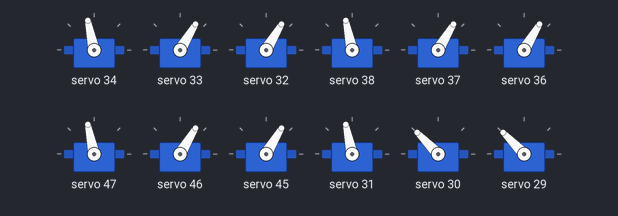
Recording of a sketch running on a simulated Arduino Uno, built with avr-gcc and run on an emulated ATmega328P. Parts: 12 × servo.

Above: at 0.05 s.
At 0.9 s:
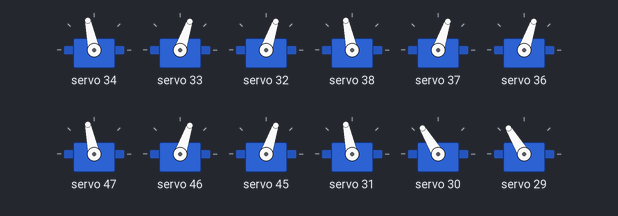
At 1.15 s:
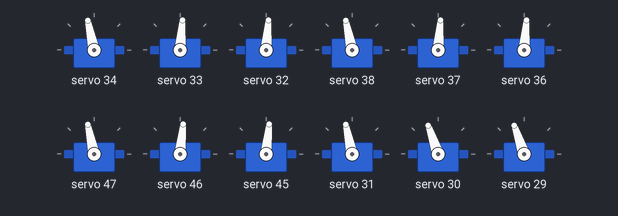
At 1.3 s:
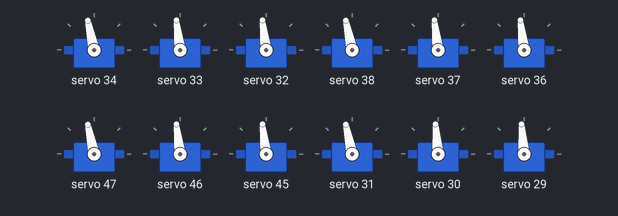
At 1.7 s:
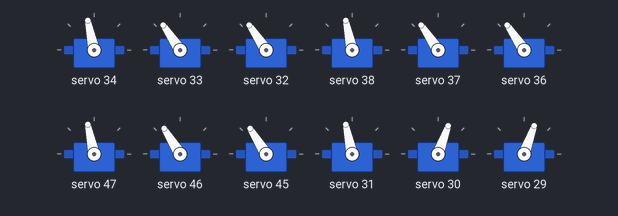
At 4.5 s:
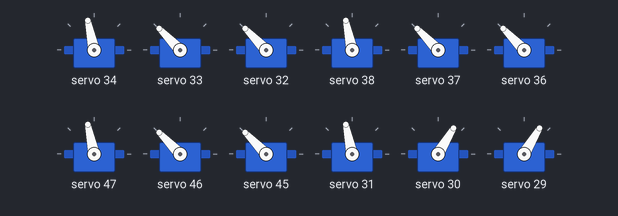
Timing chart, 0 to 5.9 s (numbered marks = the images above):
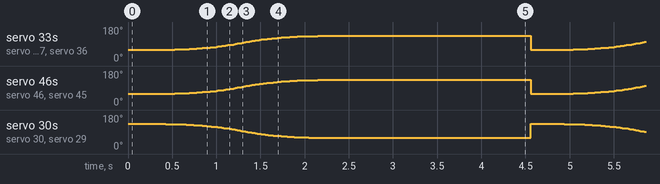

Measured:
- by itself, servo 33, servo 32, servo 37, servo 36, servo 46, servo 45: ramps from 59° to 134° and jumps back, once every 4.5 s
- by itself, servo 30, servo 29: ramps from 134° to 59° and jumps back, once every 4.5 s

The sketch:

easing.ino
```cpp
#include <Wire.h>
#include <Adafruit_PWMServoDriver.h>


Adafruit_PWMServoDriver pwm_R = Adafruit_PWMServoDriver(0x41);
Adafruit_PWMServoDriver pwm_L = Adafruit_PWMServoDriver(0x42);

// Define pulse width limits for each servo (example values, adjust as needed)
#define SERVO1_A1_MIN_PULSE 600
#define SERVO1_A1_MAX_PULSE 2600
#define SERVO1_A2_MIN_PULSE 600
#define SERVO1_A2_MAX_PULSE 2600
#define SERVO1_A3_MIN_PULSE 600
#define SERVO1_A3_MAX_PULSE 2600
#define SERVO1_B1_MIN_PULSE 600
#define SERVO1_B1_MAX_PULSE 2600
#define SERVO1_B2_MIN_PULSE 600
#define SERVO1_B2_MAX_PULSE 2600
#define SERVO1_B3_MIN_PULSE 600
#define SERVO1_B3_MAX_PULSE 2600
#define SERVO1_C1_MIN_PULSE 600
#define SERVO1_C1_MAX_PULSE 2600
#define SERVO1_C2_MIN_PULSE 600
#define SERVO1_C2_MAX_PULSE 2600
#define SERVO1_C3_MIN_PULSE 600
#define SERVO1_C3_MAX_PULSE 2600
#define SERVO2_D1_MIN_PULSE 600
#define SERVO2_D1_MAX_PULSE 2600
#define SERVO2_D2_MIN_PULSE 600
#define SERVO2_D2_MAX_PULSE 2600
#define SERVO2_D3_MIN_PULSE 600
#define SERVO2_D3_MAX_PULSE 2600
#define SERVO2_E1_MIN_PULSE 600
#define SERVO2_E1_MAX_PULSE 2600
#define SERVO2_E2_MIN_PULSE 600
#define SERVO2_E2_MAX_PULSE 2600
#define SERVO2_E3_MIN_PULSE 600
#define SERVO2_E3_MAX_PULSE 2600
#define SERVO2_F1_MIN_PULSE 600
#define SERVO2_F1_MAX_PULSE 2600
#define SERVO2_F2_MIN_PULSE 600
#define SERVO2_F2_MAX_PULSE 2600
#define SERVO2_F3_MIN_PULSE 600
#define SERVO2_F3_MAX_PULSE 2600


float results[200];
float start = 50;       // Starting value
float endValue = 120;   // Ending value
float duration = 0.25;     // Duration in seconds
int frames = 150;       // Number of frames for the animation


void setup()
{
    pwm_R.begin();
    pwm_R.setPWMFreq(50); // Set frequency to 50 Hz for servos
    pwm_L.begin();
    pwm_L.setPWMFreq(50); // Set frequency to 50 Hz for servos


}

void cubicInOutEasing(float start, float endValue, float duration, int frames) {
    float t_values[frames];
    for (int i = 0; i < frames; i++) {
        t_values[i] = (float)i / (frames - 1); // Normalized time from 0 to 1
    }
    for (int i = 0; i < frames; i++) {
        float t = t_values[i];
        if (t < 0.5) {
            results[i] = start + (endValue - start) * (4 * t * t * t); // Ease In
        } else {
            results[i] = start + (endValue - start) * (1 - ((-2 * t + 2) * (-2 * t + 2) * (-2 * t + 2)) / 2); // Ease Out
        }
    }
}

void setServoPosition(Adafruit_PWMServoDriver &pwm, int channel, int angle) {
    int pulseWidth;
    switch (channel) {
        case 0: pulseWidth = map(angle, 0, 180, SERVO1_A1_MIN_PULSE, SERVO1_A1_MAX_PULSE); break;
        case 1: pulseWidth = map(angle, 0, 180, SERVO1_A2_MIN_PULSE, SERVO1_A2_MAX_PULSE); break;
        case 2: pulseWidth = map(angle, 0, 180, SERVO1_A3_MIN_PULSE, SERVO1_A3_MAX_PULSE); break;
        case 3: pulseWidth = map(angle, 0, 180, SERVO1_B1_MIN_PULSE, SERVO1_B1_MAX_PULSE); break;
        case 4: pulseWidth = map(angle, 0, 180, SERVO1_B2_MIN_PULSE, SERVO1_B2_MAX_PULSE); break;
        case 5: pulseWidth = map(angle, 0, 180, SERVO1_B3_MIN_PULSE, SERVO1_B3_MAX_PULSE); break;
        case 6: pulseWidth = map(angle, 0, 180, SERVO1_C1_MIN_PULSE, SERVO1_C1_MAX_PULSE); break;
        case 7: pulseWidth = map(angle, 0, 180, SERVO1_C2_MIN_PULSE, SERVO1_C2_MAX_PULSE); break;
        case 8: pulseWidth = map(angle, 0, 180, SERVO1_C3_MIN_PULSE, SERVO1_C3_MAX_PULSE); break;
        case 9: pulseWidth = map(angle, 0, 180, SERVO2_D1_MIN_PULSE, SERVO2_D1_MAX_PULSE); break;
        case 10: pulseWidth = map(angle, 0, 180, SERVO2_D2_MIN_PULSE, SERVO2_D2_MAX_PULSE); break;
        case 11: pulseWidth = map(angle, 0, 180, SERVO2_D3_MIN_PULSE, SERVO2_D3_MAX_PULSE); break;
        case 12: pulseWidth = map(angle, 0, 180, SERVO2_E1_MIN_PULSE, SERVO2_E1_MAX_PULSE); break;
        case 13: pulseWidth = map(angle, 0, 180, SERVO2_E2_MIN_PULSE, SERVO2_E2_MAX_PULSE); break;
        case 14: pulseWidth = map(angle, 0, 180, SERVO2_E3_MIN_PULSE, SERVO2_E3_MAX_PULSE); break;
        case 15: pulseWidth = map(angle, 0, 180, SERVO2_F1_MIN_PULSE, SERVO2_F1_MAX_PULSE); break;
        case 16: pulseWidth = map(angle, 0, 180, SERVO2_F2_MIN_PULSE, SERVO2_F2_MAX_PULSE); break;
        case 17: pulseWidth = map(angle, 0, 180, SERVO2_F3_MIN_PULSE, SERVO2_F3_MAX_PULSE); break;
        default: pulseWidth = SERVO1_A1_MIN_PULSE; break; // Default case
    }
    int pulseValue = int(float(pulseWidth) / 1000000 * 50 * 4096);
    pwm.setPWM(channel, 0, pulseValue);
}

void UP_DW()
{
 cubicInOutEasing(start, endValue, duration, frames);
  for (int i = 0; i < frames; i++)
    {
    setServoPosition(pwm_L, 2, 90);      // A1
    setServoPosition(pwm_L, 1, results[i]);     // A2
    setServoPosition(pwm_L, 0, results[i]);     // A3

    setServoPosition(pwm_L, 6, 90);      // B1
    setServoPosition(pwm_L, 5, results[i]);     // B2
    setServoPosition(pwm_L, 4, results[i]);     // B3

    setServoPosition(pwm_L, 15, 90);     // C1
    setServoPosition(pwm_L, 14, results[i]);    // C2
    setServoPosition(pwm_L, 13, results[i]);    // C3

    setServoPosition(pwm_R, 15, 90);     // D1
    setServoPosition(pwm_R, 14, results[i]);     // D2
    setServoPosition(pwm_R, 13, results[i]);     // D3

    setServoPosition(pwm_R, 6, 90);      // E1
    setServoPosition(pwm_R, 5, results[i]);      // E2
    setServoPosition(pwm_R, 4, results[i]);       // E3

    setServoPosition(pwm_R, 2, 90);     // F1
    setServoPosition(pwm_R, 1, results[i]);      // F2
    setServoPosition(pwm_R, 0, results[i]);       // F3

        delay((duration * 1000) / frames); // Delay to match the frame rate
    }

    delay(2000);
    cubicInOutEasing(endValue, start, duration, frames);
      for (int i = 0; i < frames; i++)
    {
    setServoPosition(pwm_L, 2, 90);      // A1
    setServoPosition(pwm_L, 1, results[i]);     // A2
    setServoPosition(pwm_L, 0, results[i]);     // A3

    setServoPosition(pwm_L, 6, 90);      // B1
    setServoPosition(pwm_L, 5, results[i]);     // B2
    setServoPosition(pwm_L, 4, results[i]);     // B3

    setServoPosition(pwm_L, 15, 90);     // C1
    setServoPosition(pwm_L, 14, results[i]);    // C2
    setServoPosition(pwm_L, 13, results[i]);    // C3

    setServoPosition(pwm_R, 15, 90);     // D1
    setServoPosition(pwm_R, 14, results[i]);     // D2
    setServoPosition(pwm_R, 13, results[i]);     // D3

    setServoPosition(pwm_R, 6, 90);      // E1
    setServoPosition(pwm_R, 5, results[i]);      // E2
    setServoPosition(pwm_R, 4, results[i]);       // E3

    setServoPosition(pwm_R, 2, 90);     // F1
    setServoPosition(pwm_R, 1, results[i]);      // F2
    setServoPosition(pwm_R, 0, results[i]);       // F3

        delay((duration * 1000) / frames); // Delay to match the frame rate
    }

    delay(2000);
}


void D_G() {


    // Interpolate angles for a smooth transition
    cubicInOutEasing(120, 50, duration, frames); // For T values (PWM_L increasing)
    cubicInOutEasing(50, 120, duration, frames); // For A values (PWM_R decreasing)

    for (int i = 0; i < frames; i++)
    {
        // Tilt for left servos
        setServoPosition(pwm_L, 2, 90);          // A1
        setServoPosition(pwm_L, 1, results[i]);  // A2
        setServoPosition(pwm_L, 0, results[i]);  // A3

        setServoPosition(pwm_L, 6, 90);          // B1
        setServoPosition(pwm_L, 5, results[i]);  // B2
        setServoPosition(pwm_L, 4, results[i]);  // B3

        setServoPosition(pwm_L, 15, 90);         // C1
        setServoPosition(pwm_L, 14, results[i]); // C2
        setServoPosition(pwm_L, 13, results[i]); // C3

        // Tilt for right servos
        setServoPosition(pwm_R, 15, 90);         // D1
        setServoPosition(pwm_R, 14, results[frames - i - 1]); // D2 (decreasing)
        setServoPosition(pwm_R, 13, results[frames - i - 1]); // D3 (decreasing)

        setServoPosition(pwm_R, 6, 90);          // E1
        setServoPosition(pwm_R, 5, results[frames - i - 1]);  // E2 (decreasing)
        setServoPosition(pwm_R, 4, results[frames - i - 1]);  // E3 (decreasing)

        setServoPosition(pwm_R, 2, 90);          // F1
        setServoPosition(pwm_R, 1, results[frames - i - 1]);  // F2 (decreasing)
        setServoPosition(pwm_R, 0, results[frames - i - 1]);  // F3 (decreasing)

        // Delay to match the frame rate
        delay((duration * 1000) / frames);
    }


delay(2000);


}


void loop() {

   D_G(); // Call the function to update servo positions
}
```
